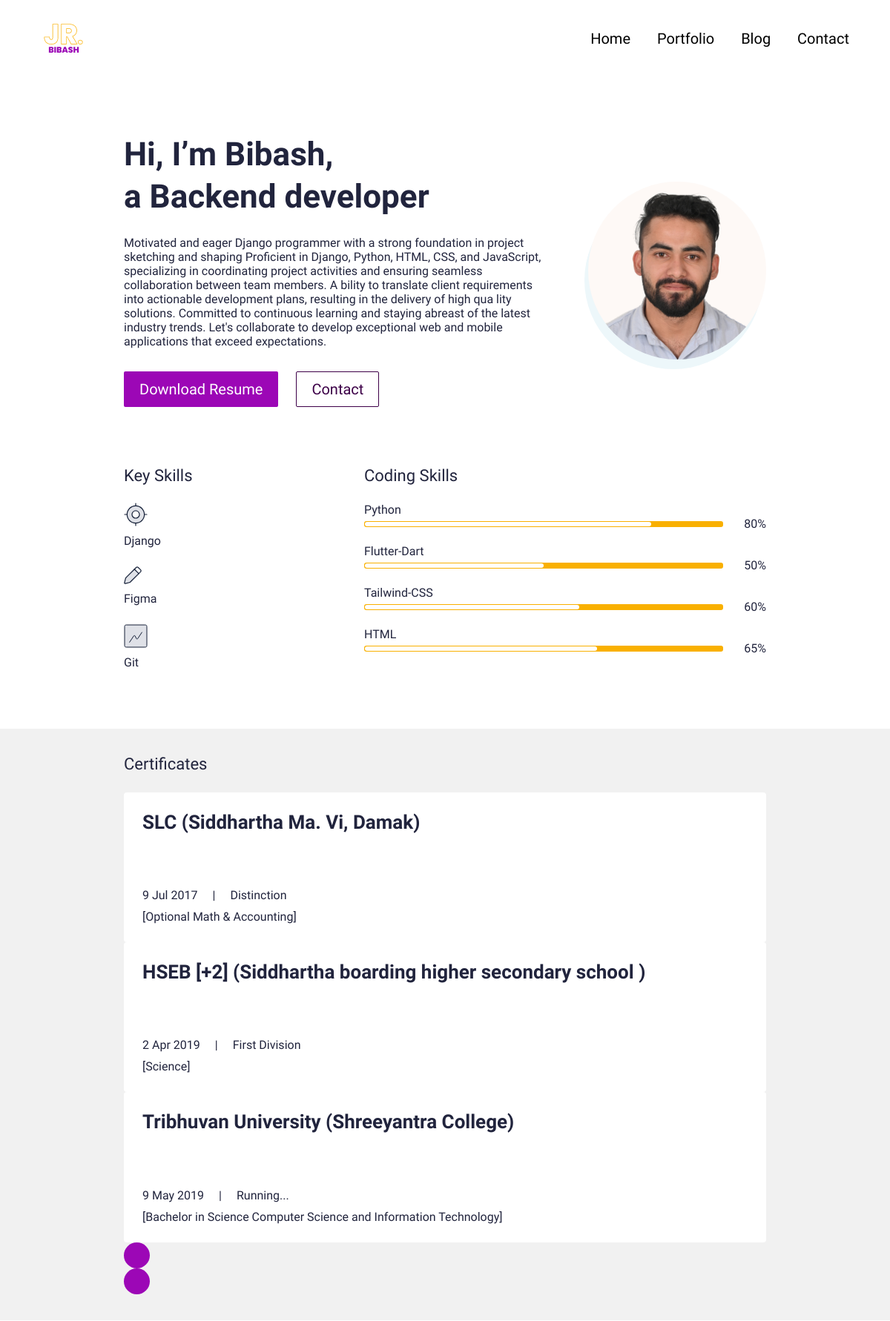
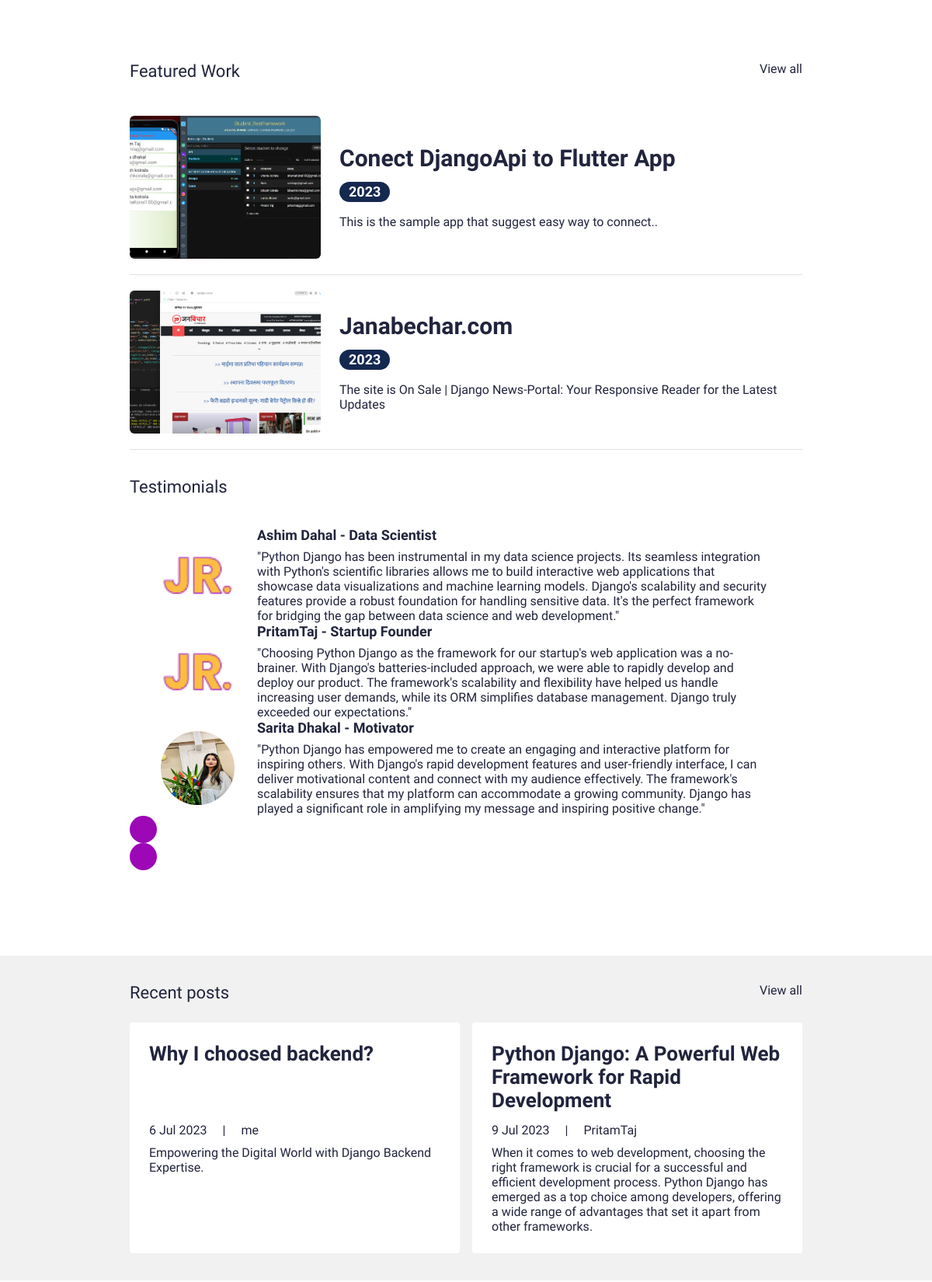
The page / (upper part) on the database its author committed (2 pictures, top to bottom).
### main/models.py (models this page shows, shortened)
class UserProfile(models.Model):
    class Meta:
        verbose_name_plural = 'User Profiles'
        verbose_name = 'User Profile'
    user = models.OneToOneField(User, on_delete=models.CASCADE)
    avatar = models.ImageField(blank=True, null=True, upload_to="avatar")
    title = models.CharField(max_length=200, blank=True, null=True)
    bio = models.TextField(blank=True, null=True)
    skills = models.ManyToManyField(Skill, blank=True)
    cv = models.FileField(blank=True, null=True, upload_to="cv")

class Skill(models.Model):
    class Meta:
        verbose_name_plural = 'Skills'
        verbose_name = 'Skill'
    name = models.CharField(max_length=20, blank=True, null=True)
    score = models.IntegerField(default=80, blank=True, null=True)
    image = models.FileField(blank=True, null=True, upload_to="skills")
    is_key_skill = models.BooleanField(default=False)

class Certificate(models.Model):
    class Meta:
        verbose_name_plural = 'Certificates'
        verbose_name = 'Certificate'
    date = models.DateTimeField(blank=True, null=True)
    name = models.CharField(max_length=50, blank=True, null=True)
    title = models.CharField(max_length=200, blank=True, null=True)
    description = models.CharField(max_length=500, blank=True, null=True)
    is_active = models.BooleanField(default=True)

class Portfolio(models.Model):
    class Meta:
        verbose_name_plural = 'Portfolio Profiles'
        verbose_name = 'Portfolio'
        ordering = ["name"]
    date = models.DateTimeField(blank=True, null=True)
    name = models.CharField(max_length=200, blank=True, null=True)
    description = models.CharField(max_length=500, blank=True, null=True)
    body = RichTextField(blank=True, null=True)
    image = models.ImageField(blank=True, null=True, upload_to="portfolio")
    slug = models.SlugField(null=True, blank=True)
    is_active = models.BooleanField(default=True)

class Testimonial(models.Model):
    class Meta:
        verbose_name_plural = 'Testimonials'
        verbose_name = 'Testimonial'
        ordering = ["name"]
    thumbnail = models.ImageField(blank=True, null=True, upload_to="testimonials")
    name = models.CharField(max_length=200, blank=True, null=True)
    role = models.CharField(max_length=200, blank=True, null=True)
    quote = models.CharField(max_length=500, blank=True, null=True)
    is_active = models.BooleanField(default=True)

class Blog(models.Model):
    class Meta:
        verbose_name_plural = 'Blog Profiles'
        verbose_name = 'Blog'
        ordering = ["timestamp"]
    timestamp = models.DateTimeField(auto_now_add=True)
    author = models.CharField(max_length=200, blank=True, null=True)
    name = models.CharField(max_length=200, blank=True, null=True)
    description = models.CharField(max_length=500, blank=True, null=True)
    body = RichTextField(blank=True, null=True)
    slug = models.SlugField(null=True, blank=True)
    image = models.ImageField(blank=True, null=True, upload_to="blog")
    is_active = models.BooleanField(default=True)

### main/views.py (the view)
# urls.py: path('', views.IndexView.as_view(), name="home"),
class IndexView(generic.TemplateView):
	template_name = "main/index.html"
	def get_context_data(self, **kwargs):
		context = super().get_context_data(**kwargs)
		testimonials = Testimonial.objects.filter(is_active=True)
		certificates = Certificate.objects.filter(is_active=True)
		blogs = Blog.objects.filter(is_active=True)
		portfolio = Portfolio.objects.filter(is_active=True)
		context["testimonials"] = testimonials
		context["certificates"] = certificates
		context["blogs"] = blogs
		context["portfolio"] = portfolio
		return context

### resume_bibash/context_processors.py (called while the page is built)
def project_context(request):
	context = {
		'me': User.objects.first(),
	}
	return context

### main/templates/main/index.html (shortened to what this page needs)
{% extends 'main/base.html' %}
{% load static %}
{% block content %}
<section>
  <div class="bannerSection">
    <div class="container">
      <div class="row g-4 g-md-3  align-items-center">
        <div class="col-md-auto order-md-last">
          <div class="bannerUserImg">
            <img src="{{me.userprofile.avatar.url }}" alt="{{ me.first_name|title }} {{ me.last_name|title }} avatar">
          </div>
        </div>
        <div class="col-md">
          <div class="bannerContent">
            <h1 class="xlTitle pb-3">Hi, I’m {{me.first_name|title}}, <br> a {{me.userprofile.title}} </br></h1>
            <p>{{me.userprofile.bio}}</p>
            <div class="bannerBtnCol">
              <div class="row">
                <div class="col-auto">
                  <a download href="{{me.userprofile.cv.url}}" class="btn btnPrimary">Download Resume</a>
                </div>
                <div class="col-auto">
                  <a href="{% url 'main:contact' %}" class="btn btnOutline">Contact</a>
                </div>
              </div>
            </div>
          </div>
        </div>
      </div>
    </div>
  </div>
</section>
<section>
  <div class="sectionSpace pt-0">
    <div class="container">
      <div class="row">
        <div class="col-md-auto">
          <div class="keySkillCol">
            <h4 class="smTitle pb-3">Key Skills</h4>
            {% for sk in me.userprofile.skills.all %}
            {% if sk.is_key_skill %}
            <div class="keySkillCard">
              {% if sk.image %}
              <div class="ksIconCol">
                <img src="{{sk.image.url}}" alt="...">
              </div>
              {% endif %}
              <span class="ksText">{{sk.name}}</span>
            </div>
            {% endif %}
            {% endfor %}
          </div>
        </div>
        <div class="col-md">
          <h4 class="smTitle pb-3">Coding Skills</h4>
          <div class="progressCol">
            <div class="progressCard">
              {% for sk in me.userprofile.skills.all %}
              {% if not sk.is_key_skill %}
              <div class="progressCol">
                <span class="progressLbl">{{sk.name}}</span>
                <div class="row g-2 align-items-center">
                  <div class="col">
                    <div class="progress progressStyle">
                      <div class="progress-bar" role="progressbar" style="width: {{sk.score}}%" aria-valuenow="{{sk.score}}" aria-valuemin="0" aria-valuemax="100"></div>
                    </div>
                  </div>
                  <div class="col-auto">
                    <span class="pLbl">{{sk.score}}%</span>
                  </div>
                </div>
              </div>
              {% endif %}
              {% endfor %}
            </div>
          </div>
        </div>
      </div>
    </div>
  </div>
</section>
<section>
  <div class="sectionSpaceSm lightBg">
    <div class="container">
      <div class="row pb-3">
        <div class="col">
          <h4 class="smText regular">Certificates</h4>
        </div>
      </div>
      <div class="sliderOuter">
        <div class="swiper certificatesSlider">
          <div class="swiper-wrapper">
            {% for c in certificates %}
            {% if c.is_active %}
            <div class="swiper-slide">
              <div class="cardStyle1">
                <h4 class="mdTitle cs1Title">
                  <a href="javascript:void(0)">{{c.title}}</a>
                </h4>
                <ul class="cardOptionCol">
                  <li>{{c.date.date}}</li>
                  <li>{{c.name|title}}</li>
                </ul>
                <p>{{c.description}}</p>
              </div>
            </div>
            {% endif %}
            {% endfor %}
          </div>
        </div>
        <div class="cert-swiper-button-next swiper-button-next swiperBtnStyle"></div>
        <div class="cert-swiper-button-prev swiper-button-prev swiperBtnStyle"></div>
      </div>
    </div>
  </div>
</section>
<section>
  <div class="sectionSpace">
    <div class="container">
      <div class="portfolioCol">
        <div class="row pb-3">
          <div class="col">
            <h4 class="smText regular">Featured Work</h4>
          </div>
          <div class="col-auto">
            <a href="{% url 'main:portfolios' %}" class="simpleLink">View all</a>
          </div>
        </div>
        {% for p in portfolio %}
        {% if p.is_active %}
        <div class="portfolioCard">
          <div class="row g-4 align-items-center">
            <div class="col-md-auto">
              <div class="portfolioImgCol">
                <a href="{% url 'main:portfolio' slug=p.slug %}"><img src="{{p.image.url}}" alt="..."></a>
              </div>
            </div>
            <div class="col-md">
              <div class="portfolioContentCol">
                <h4 class="lgTitle"><a href="{% url 'main:portfolio' slug=p.slug %}">{{p.name}}</a></h4>
                <ul class="portfolioOption">
                  <li><span class="dateLbl">{{p.date.year}}</span></li>
                </ul>
                <p>{{p.description}}</p>
              </div>
            </div>
          </div>
        </div>
        {% endif %}
        {% endfor %}
      </div>
      <div class="testimonialCol">
        <h4 class="smText regular d-block">Testimonials</h4>
        <div class="testimonialSlider">
          <div class="swiper testimonialSwiper">
            <div class="swiper-wrapper">
              {% for t in testimonials %}
              {% if t.is_active %}
              <div class="swiper-slide">
                <div class="testimonialCard">
                  <div class="row align-items-center">
                    <div class="col-sm-auto">
                      <div class="tImgCol">
                        <img src="{{t.thumbnail.url}}" alt="...">
                      </div>
                    </div>
                    <div class="col-sm">
                      <div class="tContentCol">
                        <h4 class="xsTitle bold">{{t.name}} - {{t.role}}</h4>
                        <p>{{t.quote}}</p>
                      </div>
                    </div>
                  </div>
                </div>
              </div>
              {% endif %}
              {% endfor %}
            </div>
            <div class="test-swiper-button-next swiper-button-next swiperBtnStyle"></div>
            <div class="test-swiper-button-prev swiper-button-prev swiperBtnStyle"></div>
          </div>
        </div>
      </div>
    </div>
  </div>
</section>
<section>
  <div class="sectionSpaceSm lightBg">
    <div class="container">
      <div class="row pb-3">
        <div class="col">
          <h4 class="smText regular">Recent posts</h4>
        </div>
        <div class="col-auto">
          <a href="{% url 'main:blogs' %}" class="simpleLink">View all</a>
        </div>
      </div>
      <div class="row g-3">
      {% for b in blogs %}
      {% if b.is_active %}
        <div class="col-lg-6">
          <div class="cardStyle1">
            <h4 class="mdTitle cs1Title"><a href="{% url 'main:blog' slug=b.slug %}">{{b.name}}</a></h4>
            <ul class="cardOptionCol">
              <li>{{b.timestamp.date}}</li>
              <li>{{b.author}}</li>
            </ul>
            <p>{{b.description}}</p>
          </div>
        </div>
        {% endif %}
        {% endfor %}
      </div>
    </div>
  </div>
</section>
{% endblock %}

### main/templates/main/base.html (shortened to what this page needs)
{% load static %}
<!doctype html>
<html lang="en">
  <head>
    <link href="{% static 'css/bootstrap.min.css' %}" rel="stylesheet">
    <link rel="stylesheet" href="https://unpkg.com/swiper@7.0.5/swiper-bundle.min.css">
    <link href="{% static 'css/style.css' %}" rel="stylesheet">
  </head>
  <body>
    {% include 'main/partials/nav.html' %}
    {% block content %}
    {% endblock %}
  </body>
</html>

### main/templates/main/partials/nav.html (shortened to what this page needs)
{% load static %}
<header>
    <div class="headerCol">
    <div class="container-fluid">
        <div class="row align-items-center">
        <div class="col-auto">
            <div class="logoCol"><a href="{% url 'main:home' %}"><img src="{% static 'C:\Users\natio\Desktop\djangoCv\resume_bibash\static\images\logo.png' %}" alt="..."></a></div>
        </div>
        <div class="col">
            <div class="navCollapseCol">
            <div class="navCol">
                <ul>
                <li><a href="{%url 'main:home'%}">Home</a></li>
                <li><a href="{%url 'main:portfolios' %}">Portfolio</a></li>
                <li><a href="{% url 'main:blogs' %}">Blog</a></li>
                <li><a href="{%url 'main:contact'%}">Contact</a></li>
                </ul>
            </div>
            </div>
        </div>
        </div>
    </div>
    </div>
</header>

### main/templates/main/partials/footer.html (shortened to what this page needs)
{% load static %}

### rows shown on the page
Skill: image (picture), name "Django"
Skill: image (picture), name "Figma"
Skill: image (picture), name "Git"
Skill: name "Python", score "80"
Skill: name "Flutter-Dart", score "50"
Skill: name "Tailwind-CSS", score "60"
Skill: name "HTML", score "65"
Certificate: title "SLC (Siddhartha Ma. Vi, Damak)", date "9 Jul 2017", name "Distinction", description "[Optional Math & Accounting]"
Certificate: title "HSEB [+2] (Siddhartha boarding higher secondary school )", date "2 Apr 2019", name "First Division", description "[Science]"
Certificate: title "Tribhuvan University (Shreeyantra College)", date "9 May 2019", name "Running...", description "[Bachelor in Science Computer Science and Information Technology]"
Portfolio: image (picture), name "Conect DjangoApi to Flutter App", date.year "2023", description "This is the sample app that suggest easy way to connect.."
Portfolio: image (picture), name "Janabechar.com", date.year "2023", description "The site is On Sale | Django News-Portal: Your Responsive Reader for the Latest Updates"
Testimonial: thumbnail (picture), name "Ashim Dahal", role "Data Scientist", quote "\"Python Django has been instrumental in my data science projects. Its seamless integration with Python's scientific libraries allows me to build interactive web applications that showcase data visualizations and machine learning models. Django's scalability and security features provide a robust foundation for handling sensitive data. It's the perfect framework for bridging the gap between data science and web development.\""
Testimonial: thumbnail (picture), name "PritamTaj", role "Startup Founder", quote "\"Choosing Python Django as the framework for our startup's web application was a no-brainer. With Django's batteries-included approach, we were able to rapidly develop and deploy our product. The framework's scalability and flexibility have helped us handle increasing user demands, while its ORM simplifies database management. Django truly exceeded our expectations.\""
Testimonial: thumbnail (picture), name "Sarita Dhakal", role "Motivator", quote "\"Python Django has empowered me to create an engaging and interactive platform for inspiring others. With Django's rapid development features and user-friendly interface, I can deliver motivational content and connect with my audience effectively. The framework's scalability ensures that my platform can accommodate a growing community. Django has played a significant role in amplifying my message and inspiring positive change.\""
Blog: name "Why I choosed backend?", timestamp "6 Jul 2023", author "me", description "Empowering the Digital World with Django Backend Expertise."
Blog: name "Python Django: A Powerful Web Framework for Rapid Development", timestamp "9 Jul 2023", author "PritamTaj", description "When it comes to web development, choosing the right framework is crucial for a successful and efficient development process. Python Django has emerged as a top choice among developers, offering a wide range of advantages that set it apart from other frameworks."

### other values the page prints
{{ me.first_name|title }} "Bibash"
{{ me.userprofile.title }} "Backend developer"
